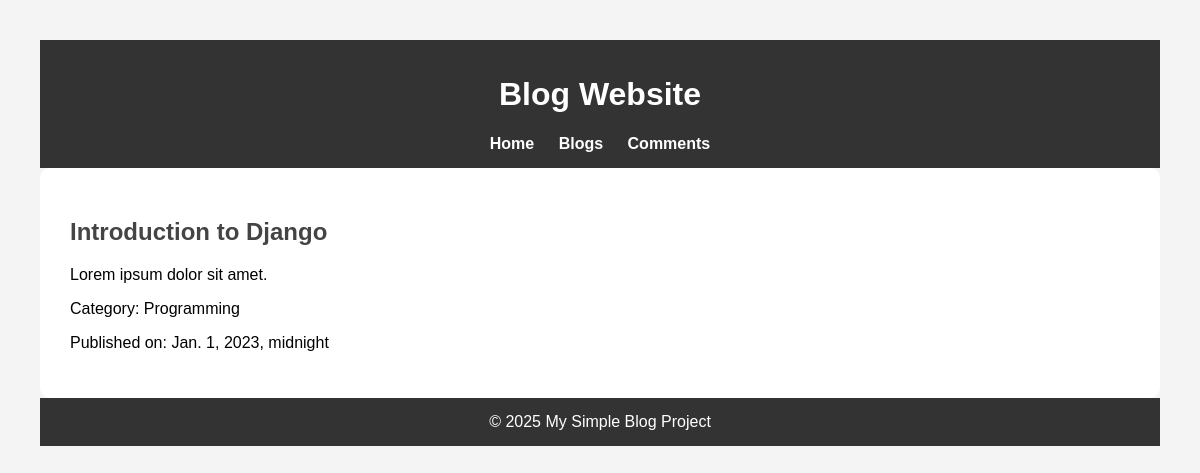
Page /blog/1/ on the committed database.
### blog/models.py (models this page shows, shortened)
class Post(models.Model):
    title = models.CharField(max_length=255)
    content = models.TextField()
    category = models.ForeignKey('Category', on_delete=models.CASCADE)
    date_published = models.DateTimeField()
    user = models.ForeignKey(User, on_delete=models.CASCADE)

class Category(models.Model):
    name = models.CharField(max_length=255, unique=True)

### blog/views.py (the view)
# urls.py: path('blog/<int:id>/', views.blogdetails, name='blogdetails'),
def blogdetails(request, id):
    post = Post.objects.get(id=id)
    return render(request, 'blog/blogdetails.html', {'post': post})

### blog/templates/blog/blogdetails.html
{% extends 'blog/master.html' %}
{% block content %}
<h2>{{ post.title }}</h2>
<p>{{ post.content }}</p>
<p>Category: {{ post.category.name }}</p>
<p>Published on: {{ post.date_published }}</p>
{% endblock %}

### blog/templates/blog/master.html (style rules this page uses)
body { font-family: Arial, sans-serif; margin: 40px; background-color: #f4f4f4; }
h2 { color: #444; }

### rows in the picture
Post: title "Introduction to Django", content "Lorem ipsum dolor sit amet.", category.name "Programming", date_published "Jan. 1, 2023, midnight"
